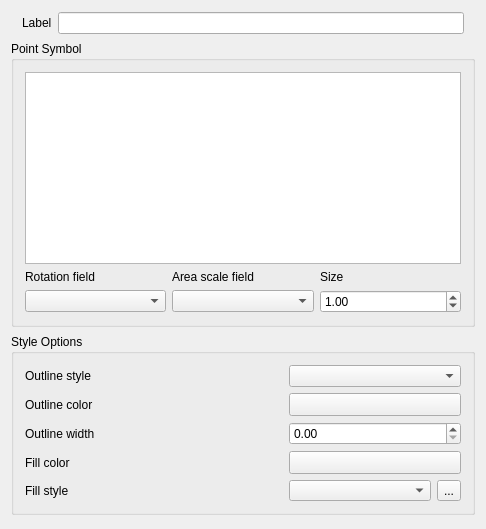
<ui version="4.0" >
 <class>QgsSingleSymbolDialogBase</class>
 <widget class="QDialog" name="QgsSingleSymbolDialogBase" >
  <property name="geometry" >
   <rect>
    <x>0</x>
    <y>0</y>
    <width>486</width>
    <height>529</height>
   </rect>
  </property>
  <property name="sizePolicy" >
   <sizepolicy vsizetype="Fixed" hsizetype="Fixed" >
    <horstretch>0</horstretch>
    <verstretch>0</verstretch>
   </sizepolicy>
  </property>
  <property name="windowTitle" >
   <string>Single Symbol</string>
  </property>
  <layout class="QGridLayout" >
   <property name="verticalSpacing" >
    <number>6</number>
   </property>
   <item row="0" column="0" >
    <layout class="QHBoxLayout" >
     <property name="leftMargin" >
      <number>11</number>
     </property>
     <property name="topMargin" >
      <number>0</number>
     </property>
     <property name="rightMargin" >
      <number>11</number>
     </property>
     <property name="bottomMargin" >
      <number>0</number>
     </property>
     <item>
      <widget class="QLabel" name="mLabel" >
       <property name="minimumSize" >
        <size>
         <width>0</width>
         <height>22</height>
        </size>
       </property>
       <property name="text" >
        <string>Label</string>
       </property>
       <property name="buddy" >
        <cstring>mLabelEdit</cstring>
       </property>
      </widget>
     </item>
     <item>
      <widget class="QLineEdit" name="mLabelEdit" >
       <property name="minimumSize" >
        <size>
         <width>0</width>
         <height>22</height>
        </size>
       </property>
      </widget>
     </item>
    </layout>
   </item>
   <item row="1" column="0" >
    <widget class="QGroupBox" name="mGroupPoint" >
     <property name="sizePolicy" >
      <sizepolicy vsizetype="Fixed" hsizetype="Expanding" >
       <horstretch>0</horstretch>
       <verstretch>0</verstretch>
      </sizepolicy>
     </property>
     <property name="title" >
      <string>Point Symbol</string>
     </property>
     <layout class="QGridLayout" >
      <item row="0" column="0" colspan="3" >
       <widget class="QListWidget" name="lstSymbols" >
        <property name="dragDropMode" >
         <enum>QAbstractItemView::DragDrop</enum>
        </property>
        <property name="alternatingRowColors" >
         <bool>false</bool>
        </property>
        <property name="iconSize" >
         <size>
          <width>0</width>
          <height>-1</height>
         </size>
        </property>
        <property name="resizeMode" >
         <enum>QListView::Adjust</enum>
        </property>
        <property name="viewMode" >
         <enum>QListView::IconMode</enum>
        </property>
        <property name="uniformItemSizes" >
         <bool>true</bool>
        </property>
        <property name="wordWrap" >
         <bool>false</bool>
        </property>
       </widget>
      </item>
      <item row="1" column="0" >
       <widget class="QLabel" name="textLabel1_3" >
        <property name="text" >
         <string>Rotation field</string>
        </property>
        <property name="buddy" >
         <cstring>mRotationClassificationComboBox</cstring>
        </property>
       </widget>
      </item>
      <item row="1" column="1" >
       <widget class="QLabel" name="textLabel9" >
        <property name="text" >
         <string>Area scale field</string>
        </property>
        <property name="buddy" >
         <cstring>mScaleClassificationComboBox</cstring>
        </property>
       </widget>
      </item>
      <item row="1" column="2" >
       <widget class="QLabel" name="textLabel1_2" >
        <property name="text" >
         <string>Size</string>
        </property>
       </widget>
      </item>
      <item row="2" column="0" >
       <widget class="QComboBox" name="mRotationClassificationComboBox" >
        <property name="minimumSize" >
         <size>
          <width>0</width>
          <height>20</height>
         </size>
        </property>
       </widget>
      </item>
      <item row="2" column="1" >
       <widget class="QComboBox" name="mScaleClassificationComboBox" >
        <property name="minimumSize" >
         <size>
          <width>0</width>
          <height>20</height>
         </size>
        </property>
       </widget>
      </item>
      <item row="2" column="2" >
       <widget class="QDoubleSpinBox" name="mPointSizeSpinBox" >
        <property name="singleStep" >
         <double>0.100000000000000</double>
        </property>
        <property name="value" >
         <double>1.000000000000000</double>
        </property>
       </widget>
      </item>
     </layout>
    </widget>
   </item>
   <item row="2" column="0" >
    <widget class="QGroupBox" name="groupBox_3" >
     <property name="sizePolicy" >
      <sizepolicy vsizetype="Fixed" hsizetype="Expanding" >
       <horstretch>0</horstretch>
       <verstretch>0</verstretch>
      </sizepolicy>
     </property>
     <property name="title" >
      <string>Style Options</string>
     </property>
     <layout class="QGridLayout" >
      <item row="0" column="0" >
       <widget class="QLabel" name="outlinecolorlabel_2" >
        <property name="text" >
         <string>Outline style</string>
        </property>
        <property name="buddy" >
         <cstring>cboOutlineStyle</cstring>
        </property>
       </widget>
      </item>
      <item row="0" column="1" >
       <widget class="QComboBox" name="cboOutlineStyle" >
        <property name="sizePolicy" >
         <sizepolicy vsizetype="Fixed" hsizetype="Expanding" >
          <horstretch>0</horstretch>
          <verstretch>0</verstretch>
         </sizepolicy>
        </property>
        <property name="minimumSize" >
         <size>
          <width>0</width>
          <height>20</height>
         </size>
        </property>
        <property name="maximumSize" >
         <size>
          <width>172</width>
          <height>16777215</height>
         </size>
        </property>
       </widget>
      </item>
      <item row="1" column="0" >
       <widget class="QLabel" name="outlinecolorlabel" >
        <property name="text" >
         <string>Outline color</string>
        </property>
        <property name="buddy" >
         <cstring>btnOutlineColor</cstring>
        </property>
       </widget>
      </item>
      <item row="1" column="1" >
       <widget class="QgsColorButton" name="btnOutlineColor" >
        <property name="sizePolicy" >
         <sizepolicy vsizetype="Fixed" hsizetype="Expanding" >
          <horstretch>0</horstretch>
          <verstretch>0</verstretch>
         </sizepolicy>
        </property>
        <property name="minimumSize" >
         <size>
          <width>172</width>
          <height>20</height>
         </size>
        </property>
        <property name="maximumSize" >
         <size>
          <width>136</width>
          <height>16777215</height>
         </size>
        </property>
        <property name="text" >
         <string/>
        </property>
       </widget>
      </item>
      <item row="2" column="0" >
       <widget class="QLabel" name="outlinewidthlabel" >
        <property name="text" >
         <string>Outline width</string>
        </property>
       </widget>
      </item>
      <item row="2" column="1" >
       <widget class="QDoubleSpinBox" name="outlinewidthspinbox" >
        <property name="minimumSize" >
         <size>
          <width>0</width>
          <height>20</height>
         </size>
        </property>
        <property name="maximumSize" >
         <size>
          <width>172</width>
          <height>16777215</height>
         </size>
        </property>
        <property name="singleStep" >
         <double>0.100000000000000</double>
        </property>
       </widget>
      </item>
      <item row="3" column="0" >
       <widget class="QLabel" name="fillcolorlabel" >
        <property name="text" >
         <string>Fill color</string>
        </property>
        <property name="buddy" >
         <cstring>btnFillColor</cstring>
        </property>
       </widget>
      </item>
      <item row="3" column="1" >
       <widget class="QgsColorButton" name="btnFillColor" >
        <property name="sizePolicy" >
         <sizepolicy vsizetype="Fixed" hsizetype="Expanding" >
          <horstretch>0</horstretch>
          <verstretch>0</verstretch>
         </sizepolicy>
        </property>
        <property name="minimumSize" >
         <size>
          <width>100</width>
          <height>20</height>
         </size>
        </property>
        <property name="maximumSize" >
         <size>
          <width>172</width>
          <height>16777215</height>
         </size>
        </property>
        <property name="text" >
         <string/>
        </property>
       </widget>
      </item>
      <item row="4" column="0" >
       <widget class="QLabel" name="fillcolorlabel_2" >
        <property name="text" >
         <string>Fill style</string>
        </property>
        <property name="buddy" >
         <cstring>cboFillStyle</cstring>
        </property>
       </widget>
      </item>
      <item row="4" column="1" >
       <layout class="QHBoxLayout" >
        <item>
         <widget class="QComboBox" name="cboFillStyle" >
          <property name="minimumSize" >
           <size>
            <width>0</width>
            <height>20</height>
           </size>
          </property>
          <property name="maximumSize" >
           <size>
            <width>142</width>
            <height>16777215</height>
           </size>
          </property>
         </widget>
        </item>
        <item>
         <widget class="QToolButton" name="toolSelectTexture" >
          <property name="text" >
           <string>...</string>
          </property>
         </widget>
        </item>
       </layout>
      </item>
     </layout>
    </widget>
   </item>
  </layout>
 </widget>
 <layoutdefault spacing="6" margin="11" />
 <customwidgets>
  <customwidget>
   <class>QgsColorButton</class>
   <extends>QToolButton</extends>
   <header>qgscolorbutton.h</header>
  </customwidget>
 </customwidgets>
 <tabstops>
  <tabstop>mLabelEdit</tabstop>
  <tabstop>lstSymbols</tabstop>
  <tabstop>mRotationClassificationComboBox</tabstop>
  <tabstop>mScaleClassificationComboBox</tabstop>
  <tabstop>mPointSizeSpinBox</tabstop>
  <tabstop>cboOutlineStyle</tabstop>
  <tabstop>btnOutlineColor</tabstop>
  <tabstop>outlinewidthspinbox</tabstop>
  <tabstop>btnFillColor</tabstop>
  <tabstop>cboFillStyle</tabstop>
  <tabstop>toolSelectTexture</tabstop>
 </tabstops>
 <resources/>
 <connections/>
</ui>
